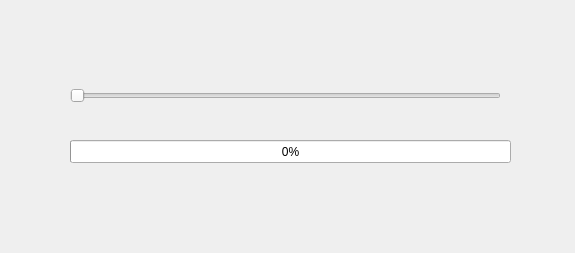
<?xml version="1.0" encoding="UTF-8"?>
<ui version="4.0">
 <class>Widget</class>
 <widget class="QWidget" name="Widget">
  <property name="geometry">
   <rect>
    <x>0</x>
    <y>0</y>
    <width>575</width>
    <height>253</height>
   </rect>
  </property>
  <property name="windowTitle">
   <string>Widget</string>
  </property>
  <widget class="QSlider" name="horizontalSlider">
   <property name="geometry">
    <rect>
     <x>70</x>
     <y>80</y>
     <width>431</width>
     <height>31</height>
    </rect>
   </property>
   <property name="minimum">
    <number>1</number>
   </property>
   <property name="maximum">
    <number>100</number>
   </property>
   <property name="orientation">
    <enum>Qt::Horizontal</enum>
   </property>
  </widget>
  <widget class="QProgressBar" name="progressBar">
   <property name="geometry">
    <rect>
     <x>70</x>
     <y>140</y>
     <width>441</width>
     <height>23</height>
    </rect>
   </property>
   <property name="minimum">
    <number>1</number>
   </property>
   <property name="value">
    <number>1</number>
   </property>
  </widget>
 </widget>
 <resources/>
 <connections/>
</ui>
